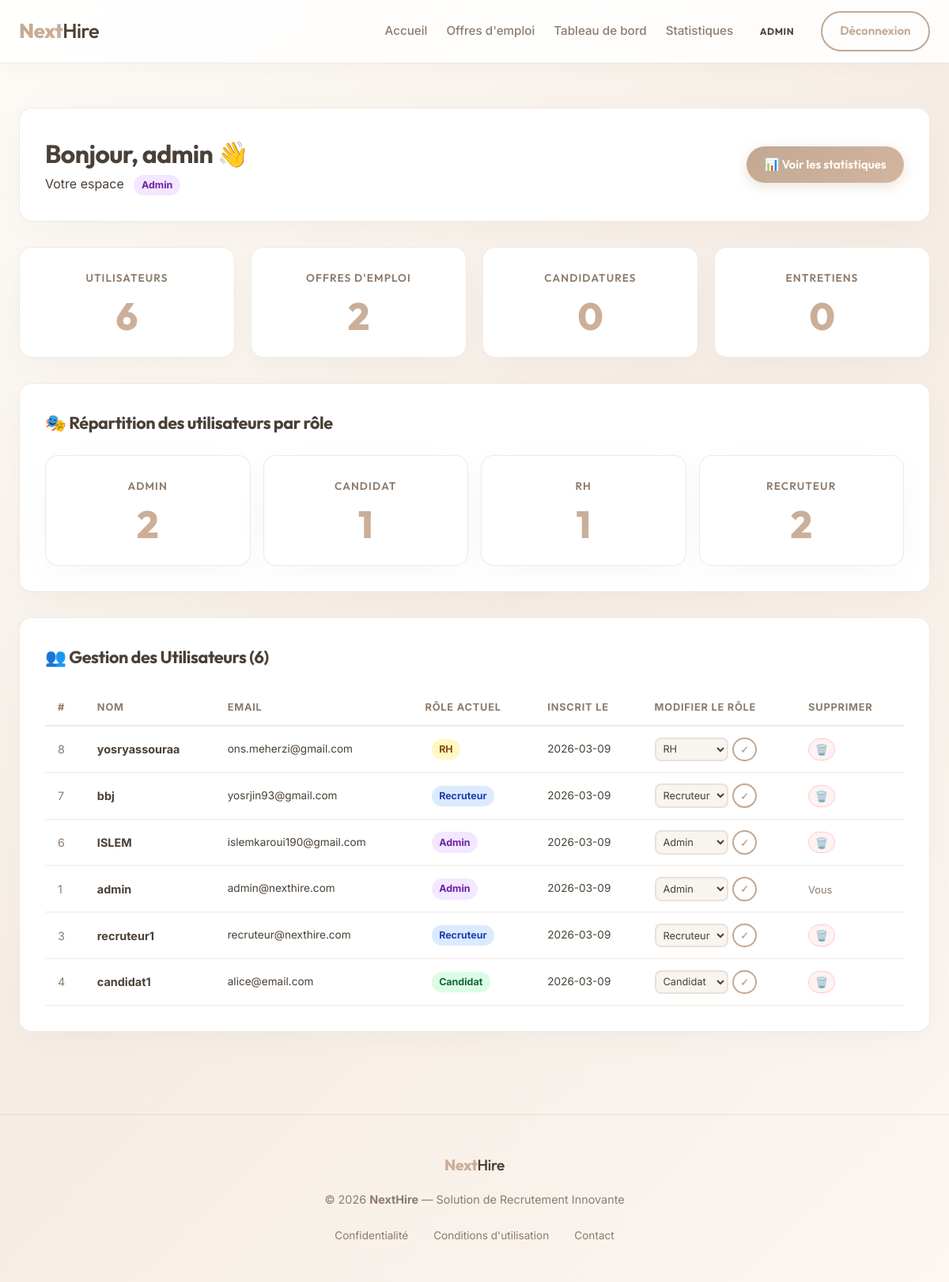
The page /dashboard (signed in) on the database its author committed.
### tables this page shows
CREATE TABLE utilisateurs (
    id              INTEGER PRIMARY KEY AUTOINCREMENT,
    nom_utilisateur TEXT NOT NULL UNIQUE,
    email           TEXT NOT NULL UNIQUE,
    mot_de_passe    TEXT NOT NULL,
    role            TEXT NOT NULL,
    profil_cv       TEXT,       -- Sprint 3 : CV texte du candidat
    telephone       TEXT,       -- Sprint 3 : Téléphone du candidat
    date_creation   TEXT DEFAULT (datetime('now'))
);

### app.py (the view, shortened to what this page needs)
@app.route('/dashboard')
def tableau_de_bord():
    if 'utilisateur_id' not in session:
        flash("Veuillez vous connecter pour accéder à cette page.", "danger")
        return redirect(url_for('connexion'))
    conn     = get_db_connection()
    role     = session.get('role')
    uid      = session['utilisateur_id']
    donnees  = {}  # Dictionnaire qui contiendra toutes les données à afficher
    if role == 'Candidat':
        utilisateur = conn.execute(
            'SELECT * FROM utilisateurs WHERE id = ?', (uid,)
        ).fetchone()
        donnees['profil_cv']  = utilisateur['profil_cv'] or ''
        donnees['telephone']  = utilisateur['telephone'] or ''
        donnees['candidatures'] = conn.execute(
            '''SELECT candidatures.*, offres.titre as offre_titre, offres.localisation,
                      offres.type_contrat, offres.recruteur_id
               FROM candidatures
               JOIN offres ON candidatures.offre_id = offres.id
               WHERE candidatures.candidat_id = ?
               ORDER BY candidatures.date_postulation DESC''',
            (uid,)
        ).fetchall()
        donnees['stats'] = {
            'total':       len(donnees['candidatures']),
            'en_attente':  sum(1 for c in donnees['candidatures'] if c['statut'] == 'En attente'),
            'accepte':     sum(1 for c in donnees['candidatures'] if c['statut'] == 'Accepté'),
            'refuse':      sum(1 for c in donnees['candidatures'] if c['statut'] == 'Refusé'),
            'entretien':   sum(1 for c in donnees['candidatures'] if c['statut'] == 'Entretien planifié'),
        }
    elif role == 'Admin':
        donnees['utilisateurs'] = conn.execute(
            'SELECT id, nom_utilisateur, email, role, date_creation FROM utilisateurs ORDER BY date_creation DESC'
        ).fetchall()
        nb_offres         = conn.execute("SELECT COUNT(*) FROM offres").fetchone()[0]
        nb_candidatures   = conn.execute("SELECT COUNT(*) FROM candidatures").fetchone()[0]
        nb_entretiens     = conn.execute("SELECT COUNT(*) FROM entretiens").fetchone()[0]
        roles_stats = conn.execute(
            "SELECT role, COUNT(*) as nb FROM utilisateurs GROUP BY role"
        ).fetchall()
        donnees['stats'] = {
            'total_users':      len(donnees['utilisateurs']),
            'total_offres':     nb_offres,
            'total_cands':      nb_candidatures,
            'total_entretiens': nb_entretiens,
            'par_role':         {r['role']: r['nb'] for r in roles_stats},
        }
    conn.close()
    return render_template(
        'dashboard.html',
        nom=session['nom_utilisateur'],
        role=role,
        donnees=donnees
    )

### app.py (called while the page is built)
def get_db_connection():
    conn = sqlite3.connect('recrutement_simple.db')
    conn.row_factory = sqlite3.Row
    return conn

### app/templates/dashboard.html (shortened to what this page needs)
{% extends "base.html" %}
{% block content %}
<div class="dashboard-wrapper">
    <div class="dashboard-header">
        <div style="display:flex; justify-content:space-between; align-items:center; flex-wrap:wrap; gap:1rem;">
            <div>
                <h2>Bonjour, {{ nom }} 👋</h2>
                <p>Votre espace
                    <span class="badge-role badge-{{ role | lower | replace(' ','') }}">{{ role }}</span>
                </p>
            </div>
            {% if role == 'Recruteur' %}
                <a href="{{ url_for('publier_offre') }}" class="btn btn-primary">
                    + Publier une offre
                </a>
            {% elif role == 'Candidat' %}
                <a href="{{ url_for('liste_offres') }}" class="btn btn-primary">
                    🔍 Voir les offres
                </a>
            {% elif role in ['RH', 'Admin'] %}
                <a href="{{ url_for('statistiques') }}" class="btn btn-primary">
                    📊 Voir les statistiques
                </a>
            {% endif %}
        </div>
    </div>
    {% if donnees.stats %}
    <div class="dashboard-stats">
        {% if role == 'Candidat' %}
            <div class="stat-card"><h4>Candidatures envoyées</h4><div class="stat-value">{{ donnees.stats.total }}</div></div>
            <div class="stat-card"><h4>🟡 En attente</h4><div class="stat-value" style="color:#f59e0b;">{{ donnees.stats.en_attente }}</div></div>
            <div class="stat-card"><h4>🟢 Acceptées</h4><div class="stat-value" style="color:#10b981;">{{ donnees.stats.accepte }}</div></div>
            <div class="stat-card"><h4>🔴 Refusées</h4><div class="stat-value" style="color:#ef4444;">{{ donnees.stats.refuse }}</div></div>
        {% elif role == 'Admin' %}
            <div class="stat-card"><h4>Utilisateurs</h4><div class="stat-value">{{ donnees.stats.total_users }}</div></div>
            <div class="stat-card"><h4>Offres d'emploi</h4><div class="stat-value">{{ donnees.stats.total_offres }}</div></div>
            <div class="stat-card"><h4>Candidatures</h4><div class="stat-value">{{ donnees.stats.total_cands }}</div></div>
            <div class="stat-card"><h4>Entretiens</h4><div class="stat-value">{{ donnees.stats.total_entretiens }}</div></div>
        {% endif %}
    </div>
    {% endif %}
    {% if role == 'Candidat' %}
        <div class="content-panel" style="margin-bottom:2rem;">
            <h3>👤 Mon Profil & CV</h3>
            <p style="color:var(--text-muted); margin-bottom:1.5rem;">
                Ce texte représente votre CV sur la plateforme. Rédigez vos compétences, formations et expériences.
            </p>
            <!--
                SPRINT 3 : Mise à jour du profil
                action="/ajouter_cv" → route Flask qui met à jour la base de données
            -->
            <form method="POST" action="{{ url_for('ajouter_cv') }}">
                <div class="form-group">
                    <label class="form-control-label">Téléphone</label>
                    <input type="tel" name="telephone" class="form-control"
                           placeholder="Ex : 0600000000"
                           value="{{ donnees.telephone }}">
                </div>
                <div class="form-group">
                    <label class="form-control-label">Mon CV / Ma présentation</label>
                    <!--
                        {{ donnees.profil_cv }} : affiche le texte déjà sauvegardé
                        (s'il est vide, le textarea sera vide aussi)
                    -->
                    <textarea name="cv_texte" rows="7" class="form-control"
                              placeholder="Ex : Je suis étudiant(e) en informatique...&#10;Compétences : Python, HTML, CSS...&#10;Expérience : Stage chez XYZ...">{{ donnees.profil_cv }}</textarea>
                </div>
                <button type="submit" class="btn btn-primary">💾 Mettre à jour mon profil</button>
            </form>
        </div>
        <div class="content-panel">
            <h3>📨 Mes Candidatures</h3>
            {% if donnees.candidatures %}
                <div class="table-wrapper" style="margin-top:1.5rem;">
                    <table class="data-table">
                        <thead>
                            <tr>
                                <th>Offre</th>
                                <th>Localisation</th>
                                <th>Type</th>
                                <th>Date</th>
                                <th>Statut</th>
                            </tr>
                        </thead>
                        <tbody>
                        {% for c in donnees.candidatures %}
                            <tr>
                                <td><strong>{{ c.offre_titre }}</strong></td>
                                <td>{{ c.localisation or '—' }}</td>
                                <td>{{ c.type_contrat or '—' }}</td>
                                <td>{{ c.date_postulation[:10] }}</td>
                                <td>
                                    <span class="badge-statut badge-{{ c.statut | lower | replace(' ','_') }}">
                                        {% if c.statut == 'Accepté' %}✅
                                        {% elif c.statut == 'Refusé' %}❌
                                        {% elif c.statut == 'Entretien planifié' %}📅
                                        {% else %}⏳
                                        {% endif %}
                                        {{ c.statut }}
                                    </span>
                                </td>
                            </tr>
                        {% endfor %}
                        </tbody>
                    </table>
                </div>
            {% else %}
                <div class="empty-state" style="padding:2rem;">
                    <div style="font-size:3rem;">📭</div>
                    <h4>Aucune candidature pour l'instant</h4>
                    <a href="{{ url_for('liste_offres') }}" class="btn btn-primary" style="margin-top:1rem;">
                        Parcourir les offres →
                    </a>
                </div>
            {% endif %}
        </div>
    {% elif role == 'Admin' %}
        {% if donnees.stats.par_role %}
        <div class="content-panel" style="margin-bottom:2rem;">
            <h3>🎭 Répartition des utilisateurs par rôle</h3>
            <div style="display:flex; gap:1rem; flex-wrap:wrap; margin-top:1.5rem;">
                {% for role_nom, nb in donnees.stats.par_role.items() %}
                    <div class="stat-card" style="flex:1; min-width:140px;">
                        <h4>{{ role_nom }}</h4>
                        <div class="stat-value">{{ nb }}</div>
                    </div>
                {% endfor %}
            </div>
        </div>
        {% endif %}
        <div class="content-panel">
            <h3>👥 Gestion des Utilisateurs ({{ donnees.utilisateurs | length }})</h3>
            <div class="table-wrapper" style="margin-top:1.5rem; overflow-x:auto;">
                <table class="data-table">
                    <thead>
                        <tr>
                            <th>#</th>
                            <th>Nom</th>
                            <th>Email</th>
                            <th>Rôle actuel</th>
                            <th>Inscrit le</th>
                            <th>Modifier le rôle</th>
                            <th>Supprimer</th>
                        </tr>
                    </thead>
                    <tbody>
                    {% for u in donnees.utilisateurs %}
                        <tr>
                            <td style="color:var(--text-muted);">{{ u.id }}</td>
                            <td><strong>{{ u.nom_utilisateur }}</strong></td>
                            <td style="font-size:0.85rem;">{{ u.email }}</td>
                            <td>
                                <span class="badge-role badge-{{ u.role | lower | replace(' ','') }}">{{ u.role }}</span>
                            </td>
                            <td style="font-size:0.85rem;">{{ u.date_creation[:10] }}</td>
                            <td>
                                <form method="POST" action="{{ url_for('changer_role', user_id=u.id) }}"
                                      style="display:flex; gap:0.3rem;">
                                    <select name="nouveau_role" class="form-control form-select" style="width:auto; padding:0.3rem; font-size:0.8rem;">
                                        {% for r in ['Candidat','Recruteur','RH','Admin'] %}
                                            <option value="{{ r }}" {% if u.role == r %}selected{% endif %}>{{ r }}</option>
                                        {% endfor %}
                                    </select>
                                    <button type="submit" class="btn btn-outline" style="padding:0.3rem 0.5rem; font-size:0.8rem;">✓</button>
                                </form>
                            </td>
                            <td>
                                {% if u.id != session.get('utilisateur_id') %}
                                <form method="POST" action="{{ url_for('supprimer_user', user_id=u.id) }}"
                                      onsubmit="return confirm('⚠️ Supprimer ce compte ?')">
                                    <button type="submit" class="btn btn-danger" style="padding:0.3rem 0.5rem; font-size:0.8rem;">🗑️</button>
                                </form>
                                {% else %}
                                    <span style="font-size:0.8rem; color:var(--text-muted);">Vous</span>
                                {% endif %}
                            </td>
                        </tr>
                    {% endfor %}
                    </tbody>
                </table>
            </div>
        </div>
    {% endif %}
</div>
{% endblock %}

### app/templates/base.html (shortened to what this page needs)
<!DOCTYPE html>
<html lang="fr">
<head>
    <link rel="stylesheet" href="{{ url_for('static', filename='css/style.css') }}">
</head>
<body>
    <header class="navbar">
        <div class="container nav-content">
            <a href="{{ url_for('accueil') }}" class="logo">Next<span>Hire</span></a>
            <nav class="nav-links">
                <a href="{{ url_for('accueil') }}">Accueil</a>
                <a href="{{ url_for('liste_offres') }}">Offres d'emploi</a>
                {% if session.get('utilisateur_id') %}
                    <a href="{{ url_for('tableau_de_bord') }}">Tableau de bord</a>
                    {% if session.get('role') in ['Recruteur', 'RH', 'Admin'] %}
                        <a href="{{ url_for('statistiques') }}">Statistiques</a>
                    {% endif %}
                    <span class="nav-badge nav-badge-{{ session.get('role', '') | lower | replace(' ', '') }}">
                        {{ session.get('role') }}
                    </span>
                    <a href="{{ url_for('deconnexion') }}" class="btn btn-outline">Déconnexion</a>
                {% else %}
                    <a href="{{ url_for('connexion') }}" class="btn btn-outline">Connexion</a>
                    <a href="{{ url_for('inscription') }}" class="btn btn-primary">S'inscrire</a>
                {% endif %}
            </nav>
        </div>
    </header>
    <main class="container content-overlay">
        {% block content %}{% endblock %}
    </main>
    <footer class="footer" style="padding: 3rem 0; border-top: 1px solid var(--border-light); margin-top: 4rem;">
        <div class="container text-center">
            <a href="{{ url_for('accueil') }}" class="logo" style="font-size: 1.2rem; margin-bottom: 1rem; display: block;">Next<span>Hire</span></a>
            <p style="color: var(--text-muted); font-size: 0.9rem;">© 2026 <strong>NextHire</strong> — Solution de Recrutement Innovante</p>
            <div style="margin-top: 1.5rem; display: flex; justify-content: center; gap: 2rem; font-size: 0.85rem;">
                <a href="#" style="color: var(--text-muted); text-decoration: none;">Confidentialité</a>
                <a href="#" style="color: var(--text-muted); text-decoration: none;">Conditions d'utilisation</a>
                <a href="#" style="color: var(--text-muted); text-decoration: none;">Contact</a>
            </div>
        </div>
    </footer>
</body>
</html>

### rows shown on the page
utilisateurs: id "8", nom_utilisateur "yosryassouraa", email "ons.meherzi@gmail.com", role "RH", date_creation "2026-03-09", nouveau_role "RH"
utilisateurs: id "7", nom_utilisateur "bbj", email "yosrjin93@gmail.com", role "Recruteur", date_creation "2026-03-09", nouveau_role "Recruteur"
utilisateurs: id "6", nom_utilisateur "ISLEM", email "islemkaroui190@gmail.com", role "Admin", date_creation "2026-03-09", nouveau_role "Admin"
utilisateurs: id "1", nom_utilisateur "admin", email "admin@nexthire.com", role "Admin", date_creation "2026-03-09", nouveau_role "Admin", shows "Vous"
utilisateurs: id "3", nom_utilisateur "recruteur1", email "recruteur@nexthire.com", role "Recruteur", date_creation "2026-03-09", nouveau_role "Recruteur"
utilisateurs: id "4", nom_utilisateur "candidat1", email "alice@email.com", role "Candidat", date_creation "2026-03-09", nouveau_role "Candidat"

### other values the page prints
{{ session.get('role') }} "ADMIN"
{{ nom }} "admin"
{{ role }} "Admin"
{{ donnees.stats.total_users }} "6"
{{ donnees.stats.total_offres }} "2"
{{ donnees.stats.total_cands }} "0"
{{ donnees.stats.total_entretiens }} "0"
{{ role_nom }} "ADMIN" "CANDIDAT" "RH" "RECRUTEUR"
{{ nb }} "2" "1" "1" "2"
{{ donnees.utilisateurs | length }} "6"
